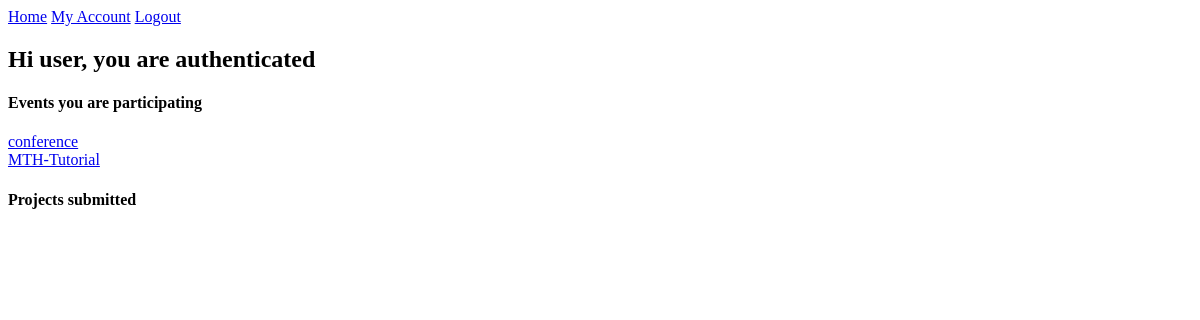
The app's page /user/my-account/ (signed in), older data.
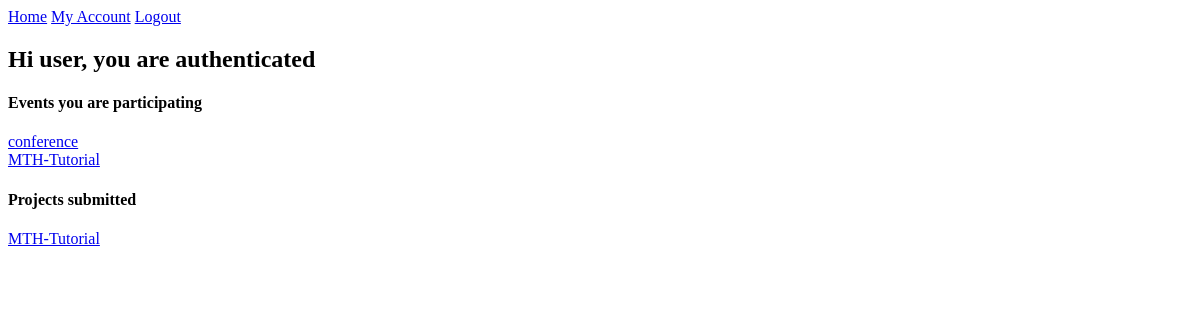
The same page, newer data.
### users/models.py (models this page shows)
class User(AbstractUser):
    username = models.CharField(max_length=100, null=True, blank=True)
    name = models.CharField(max_length=100)
    email = models.EmailField(unique=True)
    bio = models.TextField(null= True, blank=True)
    hackthon_participant = models.BooleanField(default=True, null=False)
    USERNAME_FIELD = 'email' #makes username exempted
    REQUIRED_FIELDS = ['username']    #a must use when you use USERNAME_FIELD
    def __str__(self):
        return self.name

### core/models.py (models this page shows, shortened)
class Event(models.Model):
    name = models.CharField(max_length=200)
    description = models.TextField( null=True, blank=True)
    participants = models.ManyToManyField(User, blank=True, related_name='events')
    date = models.DateTimeField()
    updated = models.DateTimeField(auto_now=True)
    created = models.DateTimeField(auto_now_add=True)

class Submission(models.Model):
    participant = models.ForeignKey(User, on_delete = models.SET_NULL, null=True, related_name="submissions")
    event = models.ForeignKey(Event, on_delete=models.SET_NULL, null=True)
    details = models.TextField(null=True, blank=True)

### users/views.py (the view, shortened to what this page needs)
# urls.py: path('my-account/', Account.as_view(), name="account"),
class Account(View):
    def get(self, request):
        context = {}
        return render(request, 'users/account.html', context)

### templates/users/account.html (shortened to what this page needs)
{% extends 'base.html' %}
{% block content %}
<h2>Hi {{user}}, you are authenticated</h2>
<div>
    <h4>Events you are participating</h4>
    {% for e in user.events.all %}
    <a href="{% url 'event' e.id %}">{{e.name}}</a><br>
    {% endfor %}
</div>
<div>
    <h4>Projects submitted</h4>
    {% for sub in user.submissions.all %}
    <a href="{% url 'update-submission' sub.id %}">{{sub.event.name}}</a><br>
    {% endfor %}
</div>
{% endblock content %}

### templates/base.html (shortened to what this page needs)
<!DOCTYPE html>
<html lang="en">
<head>
</head>
<body>
    {% include 'partials/navbar.html' %}
    {% block content %}
    {% endblock content %}
</body>
</html>

### templates/partials/navbar.html
<nav>
    <a href="/">Home</a>
    {% if request.user.is_authenticated %}
    <a href="{% url 'account' %}">My Account</a>
    <a href="#">Logout</a>
    {% else %}
    <a href="{% url 'login' %}">Login</a>
    {% endif %}
</nav>

Row changes from the older to the newer data that the page shows:
added Submission: event.name "MTH-Tutorial"
